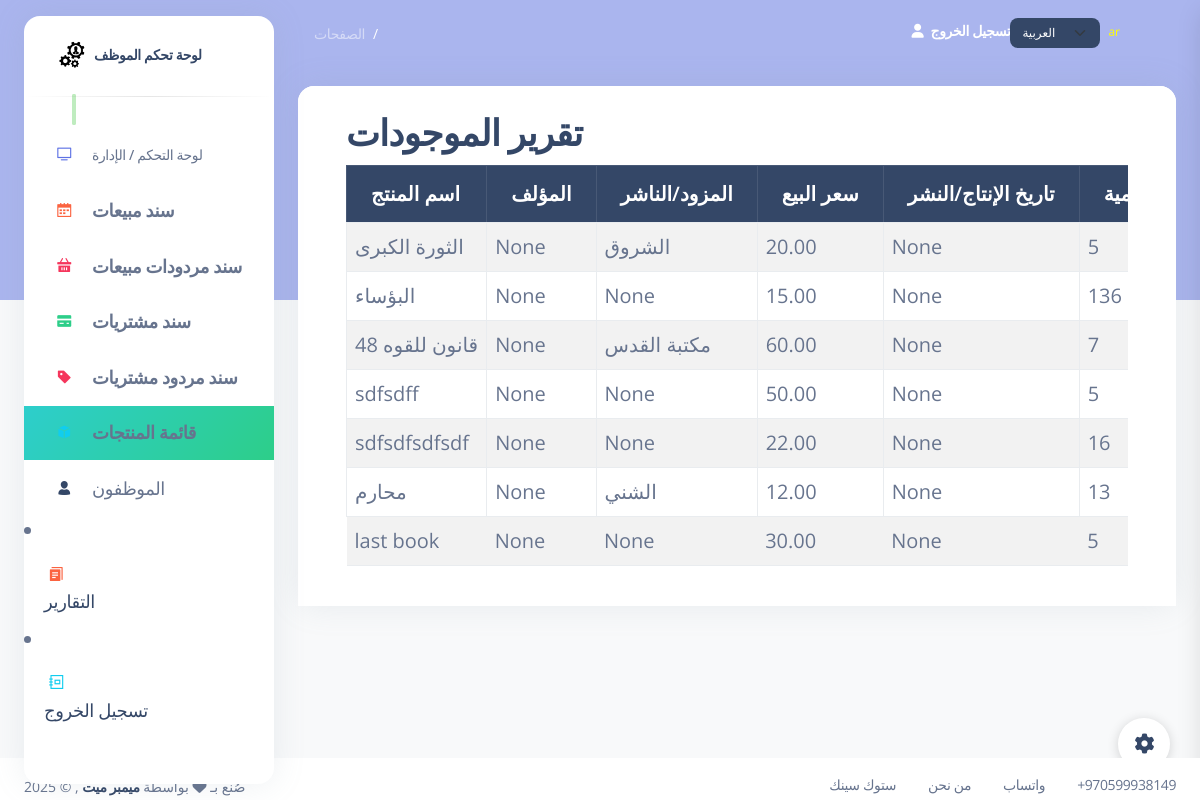
/stock_products_report/, run on an earlier commit of the app's database.
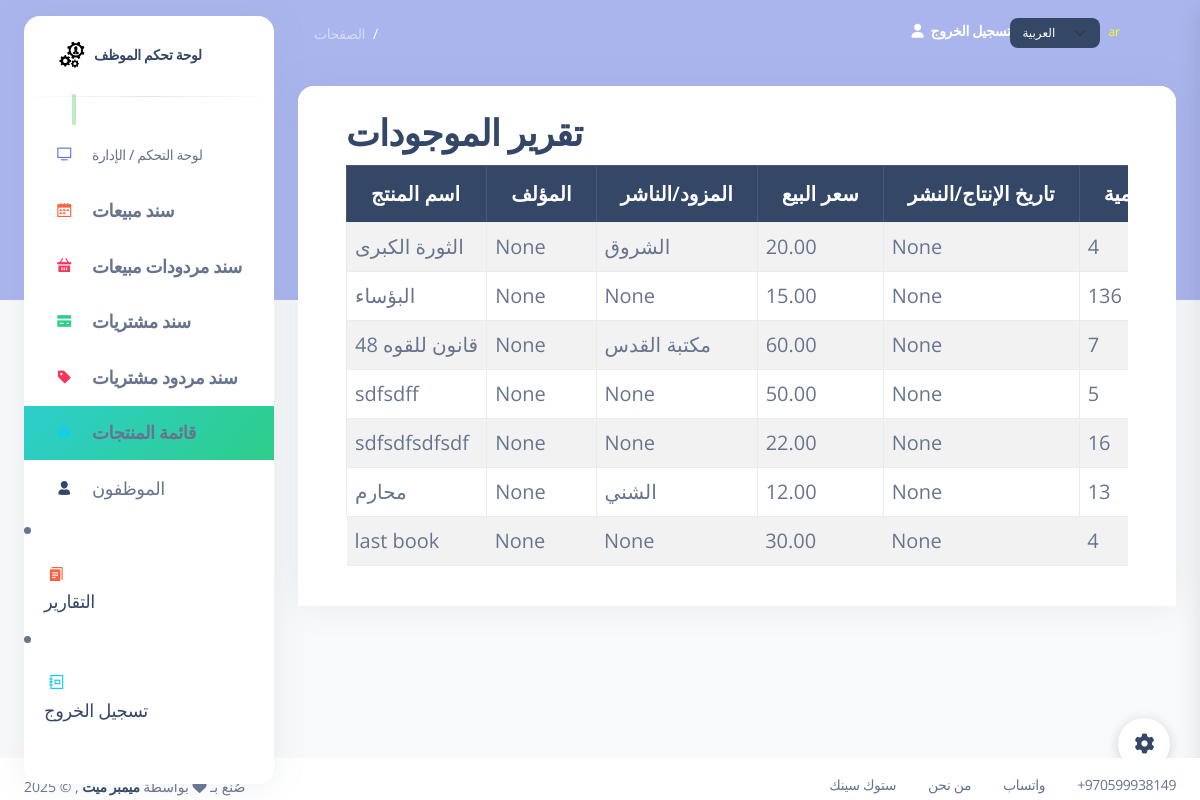
And on a later commit of the database.
### my_app/models.py (models this page shows, shortened)
class Product(models.Model):
    product_name = models.CharField(max_length=255)
    quantity = models.IntegerField(default=0)
    purchasing_price = models.DecimalField(max_digits=6, decimal_places=2)
    sale_price = models.DecimalField(max_digits=6, decimal_places=2, null=True, blank=True)
    category = models.CharField(max_length=100, blank=True, null=True)
    expiry_date = models.DateField(blank=True, null=True)
    isbn = models.CharField(max_length=32, unique=True)
    production_date = models.DateField(blank=True, null=True)
    author = models.CharField(max_length=255, blank=True, null=True)
    supplier = models.CharField(max_length=255, blank=True, null=True)#publisher
    employee = models.ForeignKey(Employee, related_name="products", on_delete=models.CASCADE, null=True, blank=True)
    created_at = models.DateTimeField(auto_now_add=True)
    updated_at = models.DateTimeField(auto_now=True)
    objects = ProductManager()

### my_app/views.py (the view)
# urls.py: path('stock_products_report/', views.stock_products_report, name='stock_products_report'),
def stock_products_report(request):
    products = models.Product.objects.filter(quantity__gt=0)
    context = {
        'products': products,
    }
    return render(request, 'stock_products_report.html', context)

### my_app/templates/stock_products_report.html (shortened to what this page needs)
{% extends 'layouts/base.html' %}
{% load i18n %}
{% block content %}
  <div class="card" id="printableTable">
    <div class="card-header">
        <div class="container">
            <h2>{% trans "Stock Products Report" %}</h2>
            <div class="table-responsive p-0">
            <table class="table table-striped table-bordered">
                <thead class="table-dark">
                    <tr>
                        <th>{% trans "Product Name" %}</th>
                        <th>{% trans "Author" %}</th>
                        <th>{% trans "Supplier/Publisher" %}</th>
                        <th>{% trans "Sale Price" %}</th>
                        <th>{% trans "Production Date" %}</th>
                        <th>{% trans "Quantity" %}</th>
                    </tr>
                </thead>
                <tbody>
                    {% for product in products %}
                    <tr>
                        <td>{{ product.product_name }}</td>
                        <td>{{ product.author }}</td>
                        <td>{{ product.supplier }}</td>
                        <td>{{ product.sale_price }}</td>
                        <td>{{ product.production_date }}</td>
                        <td>{{ product.quantity }}</td>
                    </tr>
                    {% endfor %}
                </tbody>
            </table>
        </div>
    </div>
  </div>
</div>
{% endblock %}

What changed in the data, as far as the page shows it:
changed Product "الثورة الكبرى": quantity "5" → "4"
changed Product "last book": quantity "5" → "4"
